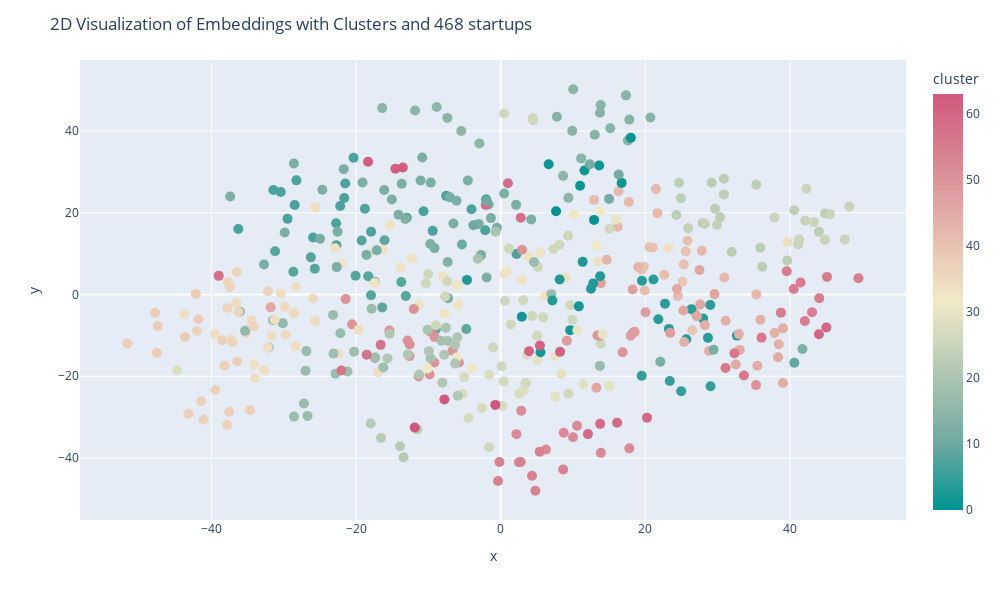

The code cell stored with this chart in its notebook:
### Code cell
# Prepare DataFrame for Plotly
plot_df = pd.DataFrame(tsne_results[:, [0,1]], columns=['x', 'y'])
plot_df['cluster'] =sample_df["new_cluster_index"]
plot_df['generated_cluster_label'] = sample_df["generated_cluster_label"] + " XX " + sample_df['Tasks/Jobs']
# Plot using Plotly with clusters
fig = px.scatter(plot_df, x='x', y='y',
                 color='cluster',
                 color_continuous_scale=px.colors.diverging.Tealrose,
                 hover_data=['generated_cluster_label'])
fig.update_traces(marker_size=10)
fig.update_layout(
    title=f"2D Visualization of Embeddings with Clusters and {len(sample_df)} startups", 
    hovermode='closest',
    width=1000,  # Set the width of the figure
    height=600  # Set the height of the figure
)
fig.show()

### Figure 1 — Plotly figure (JSON) as saved in the notebook; plotly's stock layout.template omitted (floating-point values rounded to 4 significant figures; data arrays with more than 128 entries replaced by an {"elided": "..."} marker saying what was removed)
{"data": [{"customdata": {"elided": "468x1 str values"}, "hovertemplate": "x=%{x}<br>y=%{y}<br>generated_cluster_label=%{customdata[0]}<br>cluster=%{marker.color}<extra></extra>", "legendgroup": "", "marker": {"color": {"elided": "468 int values"}, "coloraxis": "coloraxis", "size": 10, "symbol": "circle"}, "mode": "markers", "name": "", "orientation": "v", "showlegend": false, "type": "scatter", "x": {"elided": "468 float values"}, "xaxis": "x", "y": {"elided": "468 float values"}, "yaxis": "y"}], "layout": {"coloraxis": {"colorbar": {"title": {"text": "cluster"}}, "colorscale": [[0, "rgb(0, 147, 146)"], [0.1667, "rgb(114, 170, 161)"], [0.3333, "rgb(177, 199, 179)"], [0.5, "rgb(241, 234, 200)"], [0.6667, "rgb(229, 185, 173)"], [0.8333, "rgb(217, 137, 148)"], [1, "rgb(208, 88, 126)"]]}, "height": 600, "hovermode": "closest", "legend": {"tracegroupgap": 0}, "margin": {"t": 60}, "title": {"text": "2D Visualization of Embeddings with Clusters and 468 startups"}, "width": 1000, "xaxis": {"anchor": "y", "autorange": true, "domain": [0, 1], "range": [-58.16, 56.04], "title": {"text": "x"}, "type": "linear"}, "yaxis": {"anchor": "x", "autorange": true, "domain": [0, 1], "range": [-55.16, 57.37], "title": {"text": "y"}, "type": "linear"}}}
